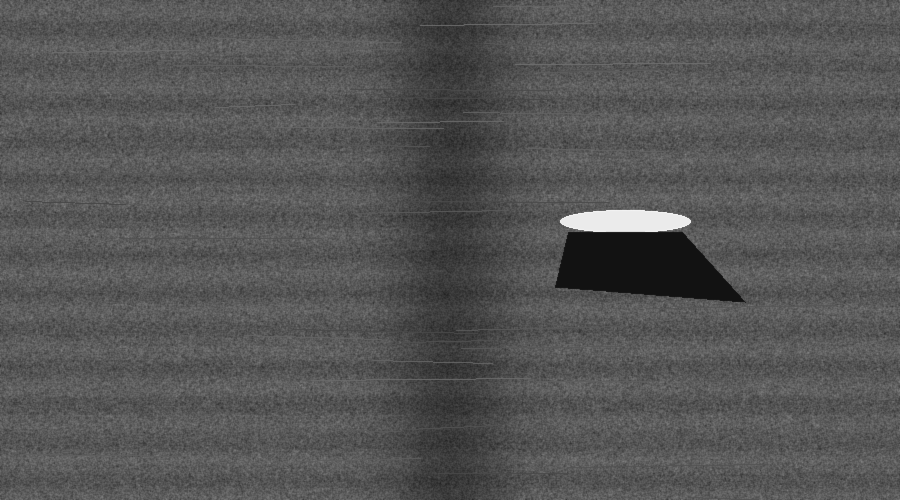
#> input picture uploads/SURVEY-2026-C6248.png, 900 x 500 px
$ python -i sonar.py   (imports and definitions only)
#> lines starting #> are read from the running program, lines starting #| are printed output that depends on the picture
#> further down, picture is the input picture: shape (500, 900, 3); min 18, max 243, mean 85.3
import cv2, numpy as np
def preprocess(image: np.ndarray, enabled: bool=True) -> np.ndarray:
#> called with enabled = True
    if not enabled: return image
    gray = cv2.cvtColor(image, cv2.COLOR_RGB2GRAY) if image.ndim == 3 else image
    denoised = cv2.medianBlur(gray, 3)
    clahe = cv2.createCLAHE(clipLimit=2.4, tileGridSize=(8, 8)).apply(denoised)
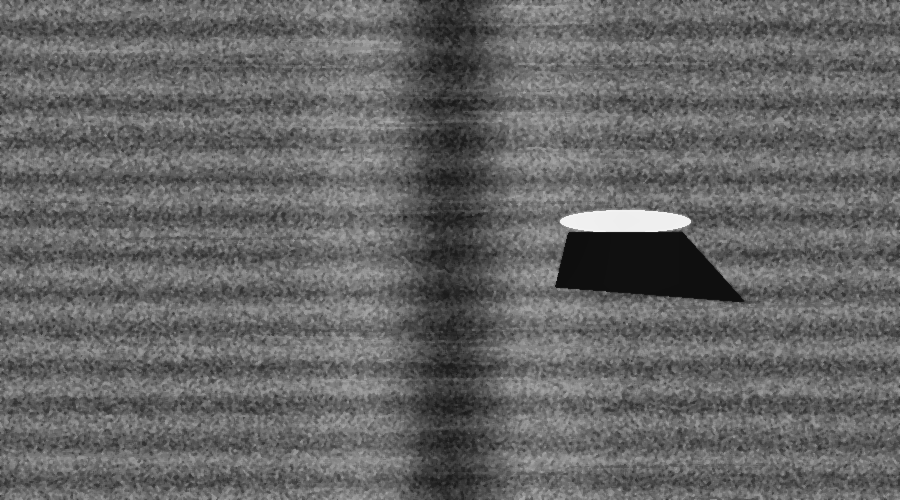
#> clahe: shape (500, 900); min 13, max 243, mean 101.1
    return cv2.normalize(clahe, None, 0, 255, cv2.NORM_MINMAX)

>>> import cv2
>>> picture = cv2.cvtColor(cv2.imread('../../../uploads/SURVEY-2026-C6248.png'), cv2.COLOR_BGR2RGB)
>>> result = preprocess(picture)
